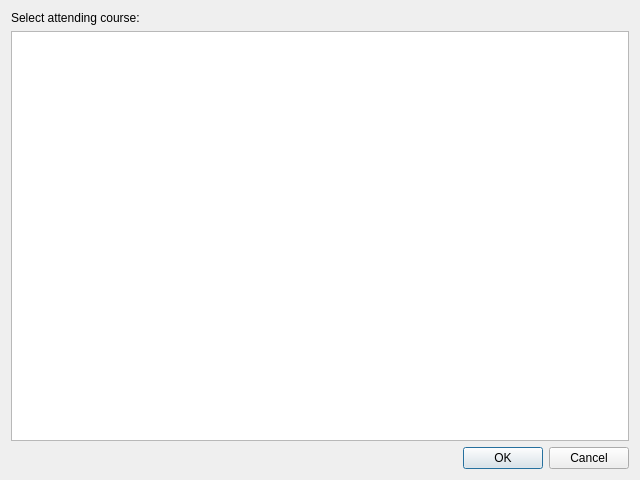
<?xml version="1.0" encoding="UTF-8"?>
<ui version="4.0">
 <class>Dialog</class>
 <widget class="QDialog" name="Dialog">
  <property name="geometry">
   <rect>
    <x>0</x>
    <y>0</y>
    <width>640</width>
    <height>480</height>
   </rect>
  </property>
  <property name="windowTitle">
   <string>Select Course</string>
  </property>
  <layout class="QVBoxLayout" name="verticalLayout">
   <item>
    <widget class="QLabel" name="course_label">
     <property name="text">
      <string>Select attending course:</string>
     </property>
    </widget>
   </item>
   <item>
    <widget class="QListWidget" name="course_listWidget"/>
   </item>
   <item>
    <widget class="QDialogButtonBox" name="buttonBox">
     <property name="orientation">
      <enum>Qt::Horizontal</enum>
     </property>
     <property name="standardButtons">
      <set>QDialogButtonBox::Cancel|QDialogButtonBox::Ok</set>
     </property>
    </widget>
   </item>
  </layout>
 </widget>
 <resources/>
 <connections>
  <connection>
   <sender>buttonBox</sender>
   <signal>accepted()</signal>
   <receiver>Dialog</receiver>
   <slot>accept()</slot>
   <hints>
    <hint type="sourcelabel">
     <x>247</x>
     <y>448</y>
    </hint>
    <hint type="destinationlabel">
     <x>157</x>
     <y>274</y>
    </hint>
   </hints>
  </connection>
  <connection>
   <sender>buttonBox</sender>
   <signal>rejected()</signal>
   <receiver>Dialog</receiver>
   <slot>reject()</slot>
   <hints>
    <hint type="sourcelabel">
     <x>315</x>
     <y>448</y>
    </hint>
    <hint type="destinationlabel">
     <x>286</x>
     <y>274</y>
    </hint>
   </hints>
  </connection>
  <connection>
   <sender>buttonBox</sender>
   <signal>clicked(QAbstractButton*)</signal>
   <receiver>Dialog</receiver>
   <slot>close()</slot>
   <hints>
    <hint type="sourcelabel">
     <x>582</x>
     <y>459</y>
    </hint>
    <hint type="destinationlabel">
     <x>640</x>
     <y>519</y>
    </hint>
   </hints>
  </connection>
  <connection>
   <sender>buttonBox</sender>
   <signal>accepted()</signal>
   <receiver>Dialog</receiver>
   <slot>hide()</slot>
   <hints>
    <hint type="sourcelabel">
     <x>506</x>
     <y>463</y>
    </hint>
    <hint type="destinationlabel">
     <x>483</x>
     <y>504</y>
    </hint>
   </hints>
  </connection>
 </connections>
</ui>
